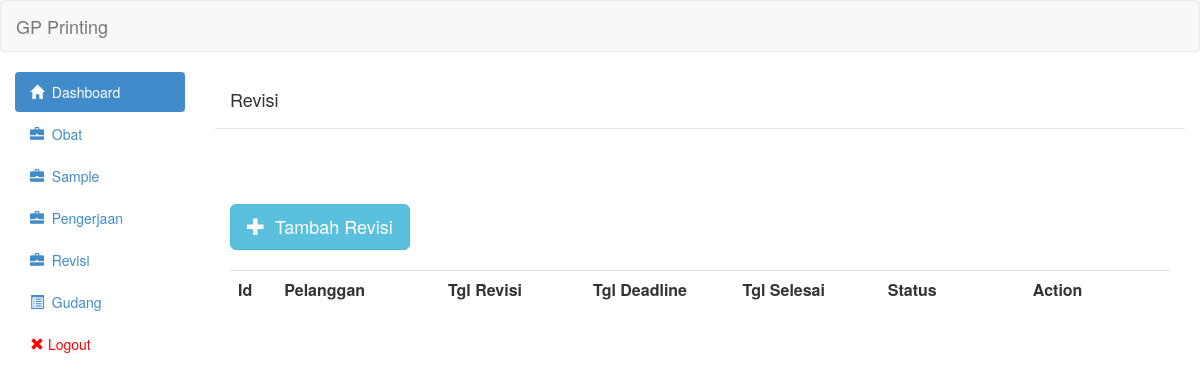
Page /view/revisi.php (signed in) on the earlier database version.
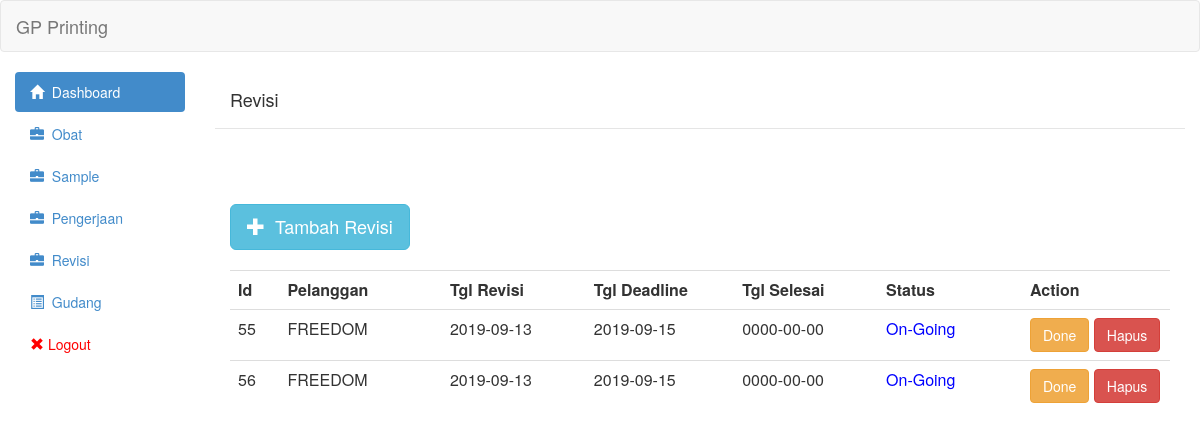
Same page on the later database version.
### tables this page shows
CREATE TABLE `revisi` (
  `id` int(11) NOT NULL,
  `id_sample` int(11) NOT NULL,
  `id_pengerjaan` int(11) NOT NULL,
  `nomor_po` varchar(255) NOT NULL,
  `tipe` int(11) NOT NULL,
  `tgl_mulai` date NOT NULL,
  `tgl_deadline` date NOT NULL,
  `tgl_selesai` date NOT NULL,
  `status` int(11) NOT NULL,
  `qty_akhir` int(11) NOT NULL,
  `qty_awal` int(11) NOT NULL,
  `keterangan` text NOT NULL
);

CREATE TABLE `sample` (
  `id` int(11) NOT NULL,
  `artikel` varchar(255) NOT NULL,
  `nomor_po` varchar(30) NOT NULL,
  `tgl` date NOT NULL,
  `tgl_selesai` date DEFAULT NULL,
  `status` tinyint(1) NOT NULL DEFAULT 0,
  `biaya` int(11) NOT NULL
);

### controller/revisi/revisi_show.php (the view, shortened to what this page needs)
<?php
	include('../controller/config/linken.php');
	include('../controller/config/asset.php');
	$queryGetRevisi = "SELECT revisi.id,revisi.tgl_mulai,revisi.tgl_deadline,revisi.tgl_selesai,sample.artikel,revisi.status FROM revisi join sample on revisi.id_sample = sample.id  ORDER BY revisi.id ASC";
	$resultGetRevisi = mysqli_query($link,$queryGetRevisi) or die(mysqli_error($link));
	 echo "<table class='table table-hover'><tr>
                        <th class='col-md-1' style='width:2%'>Id</th>
                        <th class='col-md-1'>Pelanggan</th>
                        <th class='col-md-1'>Tgl Revisi</th>
                        <th class='col-md-1'>Tgl Deadline</th>
						<th class='col-md-1'>Tgl Selesai</th>
                        <th class='col-md-1'>Status</th>
                        <th class='col-md-1'>Action</th>
						</tr>";
	while($row = mysqli_fetch_assoc($resultGetRevisi)){
	?>
                            <tr onclick='AjaxGetDetailRevisi(<?php echo $row["id"];?>)'>
								<td><?php echo $row['id']?></td>
                                <td><?php echo $row['artikel']?></td>
                                <td><?php echo $row['tgl_mulai']?></td>
                                <td><?php echo $row['tgl_deadline']?></td>
                                <td><?php echo $row['tgl_selesai']?></td>
								<td><?php if($row['status']==0){
									echo "<span style='color:red'>Idle</span>";
									}else if($row['status']==1){
										echo "<span style='color:blue'>On-Going</span>";
									}else if($row['status']==2){
										echo "<span style='color:green'>Done</span>";
									}else if($row['status']==3){
										echo "<span style='color:red'>Not Suitable</span>";
									}
								;?></td><td>
                                <?php
                                if($row['status']==0){ ?>
                                <button onclick="ChangeStatusRevisiKerjakan(<?php echo $row["id"];?>,<?php echo $row["status"];?>)" class="btn btn-primary">Kerjakan</button>
                                <?php }else if($row['status']==1){ ?>
                                <button onclick="ChangeStatusRevisiDone(<?php echo $row["id"];?>,<?php echo $row["status"];?>)" class="btn btn-warning">Done</button>
                                <?php }?>
                                <a class='btn btn-danger' href='controller/revisi/revisi_delete.php?id="<?php echo $row["id"];?>"'>Hapus</a></td>
                            </tr>
<?php
	}
	echo "</table>"
	?>

Differences in the rows shown:
added revisi: id "55", id_sample.artikel "FREEDOM", tgl_mulai "2019-09-13", tgl_deadline "2019-09-15", tgl_selesai "0000-00-00", status "On-Going"
added revisi: id "56", id_sample.artikel "FREEDOM", tgl_mulai "2019-09-13", tgl_deadline "2019-09-15", tgl_selesai "0000-00-00", status "On-Going"
